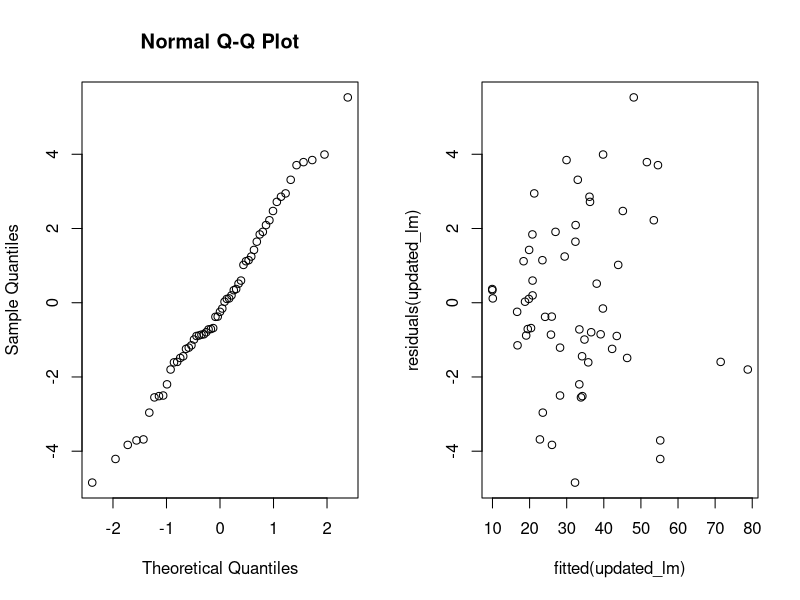

Here is the R script that generated this plot:
## ---- chunk 1
# set up global R options
options(digits = 3)

# set up knitr global chunk options
knitr::opts_chunk$set(fig.height = 3)
## ---- chunk 2
tree_df <- as.data.frame(read.table("data/treeVolume.txt", header=TRUE))
head(tree_df)
## ---- chunk 3
tree_df$type <- as.factor(tree_df$type)
tree_type_lm <- lm(volume~type, data=tree_df)
anova(tree_type_lm)
## ---- chunk 4
summary(tree_type_lm)
## ---- chunk 5
mask <- tree_df$type == "beech"
t.test(tree_df$volume[mask], tree_df$volume[!mask])
## ---- chunk 6
tree_type_d_lm <- lm(volume~height+type*diameter, data=tree_df)
anova(tree_type_d_lm)
## ---- chunk 7
summary(tree_type_d_lm)
## ---- chunk 8
tree_type_h_lm <- lm(volume~diameter+type*height, data=tree_df)
anova(tree_type_h_lm)
## ---- chunk 9
summary(tree_type_h_lm)
## ---- chunk 10
tree_type_all_lm <- lm(volume~diameter+height+type, data=tree_df)
anova(tree_type_all_lm)
## ---- chunk 11
summary(tree_type_all_lm)
## ---- chunk 12
tree_all_lm <- lm(volume~diameter+height, data=tree_df)
anova(tree_all_lm)
## ---- chunk 13
summary(tree_all_lm)
## ---- chunk 14
mean_d <- mean(tree_df$diameter)
mean_h <- mean(tree_df$height)

means <-  data.frame(diameter=c(mean_d), height=c(mean_h))
means
predict(tree_all_lm, means, se.fit = TRUE)
## ---- chunk 15
tree_df$math_volume <- tree_df$height*tree_df$diameter^2
updated_lm <- lm(volume~math_volume, data=tree_df)
anova(updated_lm)
## ---- chunk 16
summary(updated_lm)
## ---- chunk 17
par(mfrow=c(1,2))

qqnorm(residuals(updated_lm))
plot(fitted(updated_lm), residuals(updated_lm))
## ---- chunk 18
# Read data
## ---- chunk 19

## ---- chunk 20

## ---- chunk 21

## ---- chunk 22

## ---- chunk 23
# Read data
## ---- chunk 24

## ---- chunk 25

## ---- chunk 26

## ---- chunk 27

## ---- chunk 28

## ---- chunk 29
# Read data
## ---- chunk 30

## ---- chunk 31

## ---- chunk 32
